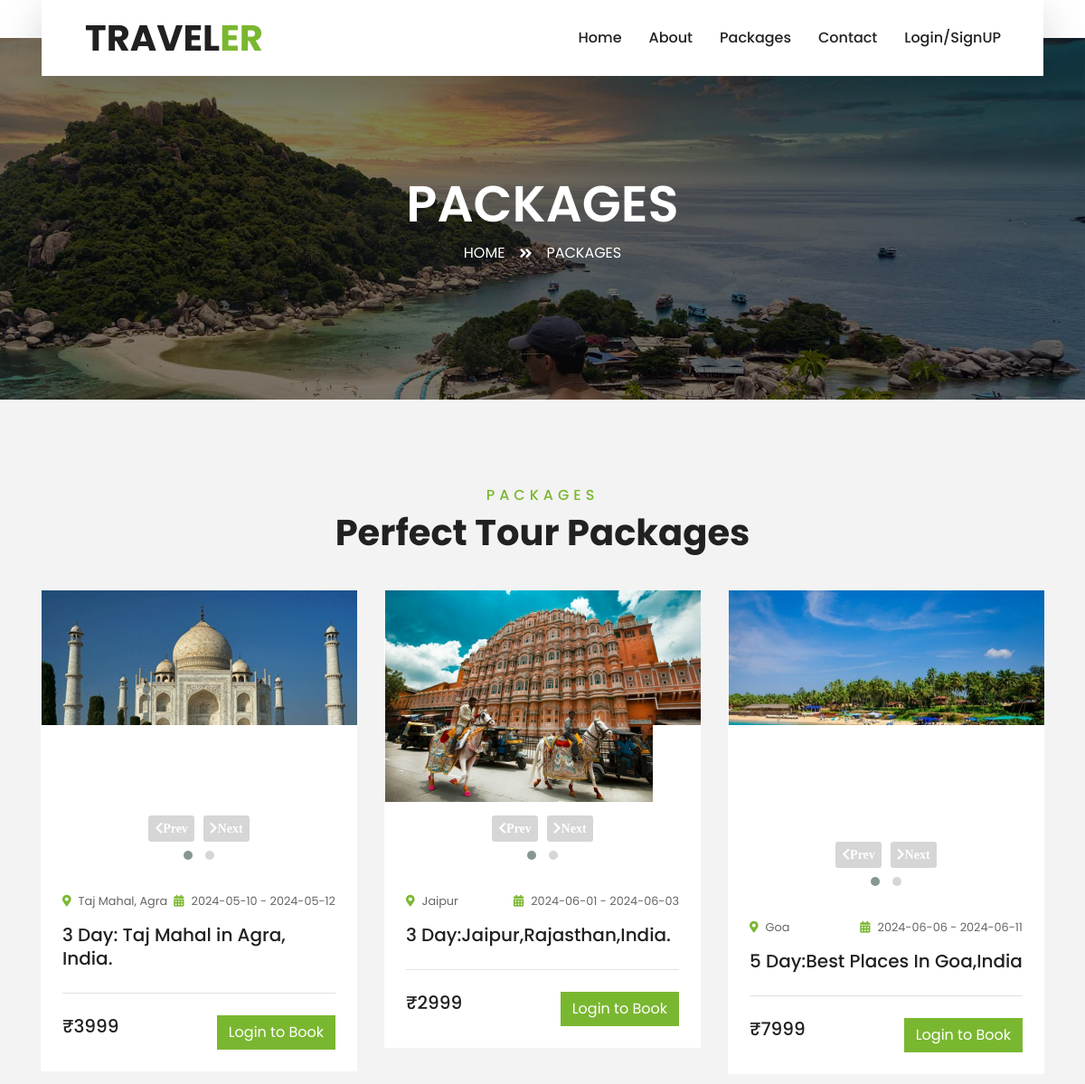
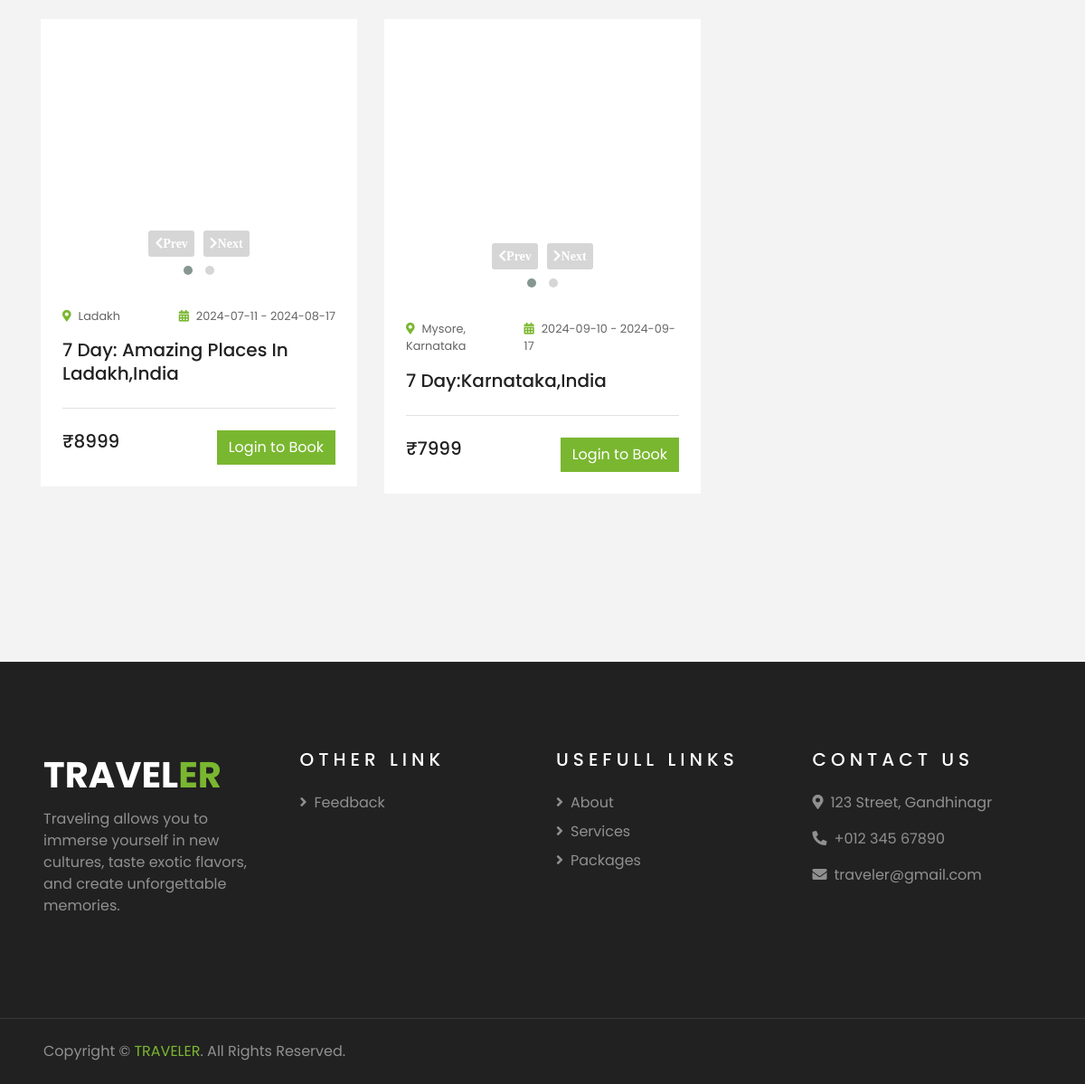
/package.php, run on the app's committed database (2 pictures, top to bottom).
### tables this page shows
CREATE TABLE `tourpackage` (
  `packageid` int(10) NOT NULL,
  `packagename` varchar(30) NOT NULL,
  `packprice` varchar(20) NOT NULL,
  `pic1` varchar(150) NOT NULL,
  `pic2` varchar(150) NOT NULL,
  `detail` varchar(150) NOT NULL,
  `startdate` date NOT NULL,
  `enddate` date NOT NULL
);

### package.php (the view, shortened to what this page needs)
   <?php include('Inc/Header.php'); ?>
    <html>
        <head>
    <link rel="stylesheet" href="https://cdnjs.cloudflare.com/ajax/libs/OwlCarousel2/2.3.4/assets/owl.carousel.min.css">
<link rel="stylesheet" href="https://cdnjs.cloudflare.com/ajax/libs/OwlCarousel2/2.3.4/assets/owl.theme.default.min.css">
        </head>
    <div class="container-fluid page-header">
        <div class="container">
            <div class="d-flex flex-column align-items-center justify-content-center" style="min-height: 400px">
                <h3 class="display-4 text-white text-uppercase">Packages</h3>
                <div class="d-inline-flex text-white">
                    <p class="m-0 text-uppercase"><a class="text-white" href="">Home</a></p>
                    <i class="fa fa-angle-double-right pt-1 px-3"></i>
                    <p class="m-0 text-uppercase">Packages</p>
                </div>
            </div>
        </div>
    </div>
  <form action="booking.php">
   <div class="container-fluid py-5">
    <div class="container pt-5 pb-3">
        <div class="text-center mb-3 pb-3">
            <h6 class="text-primary text-uppercase" style="letter-spacing: 5px;">Packages</h6>
            <h1>Perfect Tour Packages</h1>
        </div>
        <div class="row">
            <?php
            include('Inc/config.php');
            $query = "SELECT packagename, packprice, detail, pic1, pic2, startdate, enddate FROM tourpackage";
            $result = $conn->query($query);
            if(isset($_SESSION['username'])){
                $loggedIn = true;
            } else {
                $loggedIn = false;
            }
            while ($row = mysqli_fetch_assoc($result)) {
                $packageName = $row['packagename'];
                $packagePrice = $row['packprice'];
                $packageDetail = $row['detail'];
                $pic1 = $row['pic1'];
                $startDate = $row['startdate'];
                $endDate = $row['enddate'];
                echo '<div class="col-lg-4 col-md-6 mb-4">';
                echo '<div class="package-item bg-white mb-2">';
                echo '<div class="owl-carousel owl-theme">';
                echo '<div class="item"><img class="img-fluid" src="uploads/' . $pic1 . '" alt="' . $packageName . '"></div>';
                echo '</div>';
                echo '<div class="p-4">';
                echo '<div class="d-flex justify-content-between mb-3">';
                echo '<small class="m-0"><i class="fa fa-map-marker-alt text-primary mr-2"></i>' . $packageName . '</small>';
                echo '<small class="m-0"><i class="fa fa-calendar-alt text-primary mr-2"></i>' . $startDate . ' - ' . $endDate . '</small>';
                echo '</div>';
                echo '<a class="h5 text-decoration-none" href="">' . $packageDetail . '</a>';
                echo '<div class="border-top mt-4 pt-4">';
                echo '<div class="d-flex justify-content-between">';
                echo '<h5 class="m-0">₹' . $packagePrice . '</h5>';
                if($loggedIn){
                    echo '<a href="Booking.php?package=' . urlencode($packageName) . '&price=' . urlencode($packagePrice) . '" class="btn btn-primary">Book</a>';
                } else {
                    echo '<a href="userlogin.php" class="btn btn-primary">Login to Book</a>';
                }
                echo '</div>';
                echo '</div>';
                echo '</div>';
                echo '</div>';
                echo '</div>';
            }
            ?>
        </div>
    </div>
</div>
</form>
    <?php include('Inc/Footer.php'); ?>
</body>
</html>

### Inc/Header.php (shortened to what this page needs)
<!DOCTYPE html>
<html lang="en">
<head>
    <link href="https://cdnjs.cloudflare.com/ajax/libs/font-awesome/5.10.0/css/all.min.css" rel="stylesheet">
    <link href="lib/owlcarousel/assets/owl.carousel.min.css" rel="stylesheet">
    <link href="lib/tempusdominus/css/tempusdominus-bootstrap-4.min.css" rel="stylesheet" />
    <link href="css/style.css" rel="stylesheet">
</head>
<body>
<?php
$username = isset($_SESSION['username']) ? $_SESSION['username'] : '';
?>
<div class="container-fluid position-relative nav-bar p-0">
    <div class="container-lg position-relative p-0 px-lg-3" style="z-index: 9;">
        <nav class="navbar navbar-expand-lg bg-light navbar-light shadow-lg py-3 py-lg-0 pl-3 pl-lg-5">
            <a href="" class="navbar-brand">
                <h1 class="m-0 text-primary"><span class="text-dark">TRAVEL</span>ER</h1>
            </a>
            <div class="collapse navbar-collapse justify-content-between px-3" id="navbarCollapse">
                <div class="navbar-nav ml-auto py-0">
                    <a href="home.php" class="nav-item nav-link">Home</a>
                    <a href="about.php" class="nav-item nav-link">About</a>
                    <a href="package.php" class="nav-item nav-link">Packages</a>
                    <a href="contact.php" class="nav-item nav-link">Contact</a>
                    <?php if(empty($username)): ?>
                        <a href="Userlogin.php" class="nav-item nav-link">Login/SignUP</a>
                    <?php endif; ?>
                </div>
            </div>
        </nav>
    </div>
</div>

### Inc/Footer.php (shortened to what this page needs)
<div class="container-fluid bg-dark text-white-50 py-5 px-sm-3 px-lg-5" style="margin-top: 90px;">
      <div class="row pt-5">
          <div class="col-lg-3 col-md-6 mb-5">
              <a href="" class="navbar-brand">
                  <h1 class="text-primary"><span class="text-white">TRAVEL</span>ER</h1>
              </a>
              <p>Traveling allows you to immerse yourself in new cultures, taste exotic flavors, and create unforgettable memories.</p>
          </div>
          <div class="col-lg-3 col-md-6 mb-5">
              <h5 class="text-white text-uppercase mb-4" style="letter-spacing: 5px;">Other Link</h5>
              <div class="d-flex flex-column justify-content-start">
                  <a class="text-white-50 mb-2" href="feedback.php"><i class="fa fa-angle-right mr-2"></i>Feedback</a>
              </div>
          </div>
          <div class="col-lg-3 col-md-6 mb-5">
              <h5 class="text-white text-uppercase mb-4" style="letter-spacing: 5px;">Usefull Links</h5>
              <div class="d-flex flex-column justify-content-start">
                  <a class="text-white-50 mb-2" href="about.php"><i class="fa fa-angle-right mr-2"></i>About</a>
                  <a class="text-white-50 mb-2" href="service.php"><i class="fa fa-angle-right mr-2"></i>Services</a>
                  <a class="text-white-50 mb-2" href="package.php"><i class="fa fa-angle-right mr-2"></i>Packages</a>
                               </div>
          </div>
          <div class="col-lg-3 col-md-6 mb-5">
              <h5 class="text-white text-uppercase mb-4" style="letter-spacing: 5px;">Contact Us</h5>
              <p><i class="fa fa-map-marker-alt mr-2"></i>123 Street, Gandhinagr</p>
              <p><i class="fa fa-phone-alt mr-2"></i>+012 345 67890</p>
              <p><i class="fa fa-envelope mr-2"></i>traveler@gmail.com</p>
                  </div>
              </div>
          </div>
  <div class="container-fluid bg-dark text-white border-top py-4 px-sm-3 px-md-5" style="border-color: rgba(256, 256, 256, .1) !important;">
      <div class="row">
          <div class="col-lg-6 text-center text-md-left mb-3 mb-md-0">
              <p class="m-0 text-white-50">Copyright &copy; <a href="#">TRAVELER</a>. All Rights Reserved.</a>
              </p>
          </div>
          <div class="col-lg-6 text-center text-md-right">
          </div>
      </div>
  </div>

### data on the page
tourpackage: pic1 (picture), packagename "Taj Mahal, Agra", startdate "2024-05-10", enddate "2024-05-12", detail "3 Day: Taj Mahal in Agra, India.", packprice "3999"
tourpackage: pic1 (picture), packagename "Jaipur", startdate "2024-06-01", enddate "2024-06-03", detail "3 Day:Jaipur,Rajasthan,India.", packprice "2999"
tourpackage: pic1 (picture), packagename "Goa", startdate "2024-06-06", enddate "2024-06-11", detail "5 Day:Best Places In Goa,India", packprice "7999"
tourpackage: pic1 (picture), packagename "Ladakh", startdate "2024-07-11", enddate "2024-08-17", detail "7 Day: Amazing Places In Ladakh,India", packprice "8999"
tourpackage: pic1 (picture), packagename "Mysore, Karnataka", startdate "2024-09-10", enddate "2024-09-17", detail "7 Day:Karnataka,India", packprice "7999"
